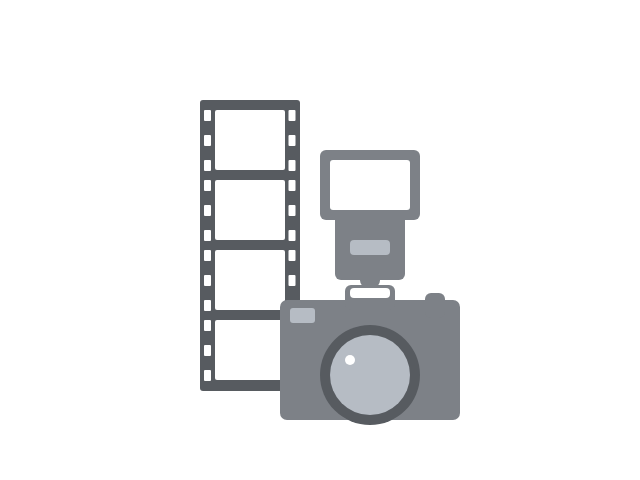
Frame 1 (no input)
Frame 60 (no input): identical to frame 1, image omitted
Frame 120 (the mouse pressed at the canvas centre since frame 60): identical to frame 1, image omitted

The p5.js sketch that drew this single still picture (run headless with seeded random() and noise() and a simulated clock; from frame 60 on, the mouse is pressed at the canvas centre):

// p5.js sketch
// ── sketch.js

    function setup() { 
	createCanvas(640, 480);
    var base = color(125, 129, 135);
    var lightParts = color(182, 188, 196);
    var darkParts = color(87, 91, 96);
    var white = color(256, 256, 256);    
	background("white");
	noStroke();
	
    //filmReel
    fill(darkParts);
    rect(200, 100, 100, 291, 3);
    fill(white);
    rect(215, 110, 70, 60, 2);
    rect(215, 180, 70, 60, 2); 
    rect(215, 250, 70, 60, 2); 
    rect(215, 320, 70, 60, 2);
    rect(204, 370, 7, 11, 1);
    rect(204, 345, 7, 11, 1);
    rect(204, 320, 7, 11, 1);
    //smallRectsleft    
    rect(204, 250, 7, 11, 1);
    rect(204, 275, 7, 11, 1);
    rect(204, 300, 7, 11, 1);
        
    rect(204, 230, 7, 11, 1);
    rect(204, 205, 7, 11, 1);
    rect(204, 180, 7, 11, 1);
        
    rect(204, 160, 7, 11, 1);
    rect(204, 135, 7, 11, 1);
    rect(204, 110, 7, 11, 1);
        
    //smallRectsRight      
    rect(288.5, 250, 7, 11, 1);
    rect(288.5, 275, 7, 11, 1);
    rect(288.5, 300, 7, 11, 1);
        
    rect(288.5, 230, 7, 11, 1);
    rect(288.5, 205, 7, 11, 1);
    rect(288.5, 180, 7, 11, 1);
        
    rect(288.5, 160, 7, 11, 1);
    rect(288.5, 135, 7, 11, 1);
    rect(288.5, 110, 7, 11, 1);
    
	// body 
	fill(base);
	rect(280, 300, 180, 120, 7);
    rect(345, 285, 50, 25, 6);    
    rect(425, 293, 20, 25, 6);
    rect(360, 273, 20, 15, 8);
    rect(335, 200, 70, 80, 6);
    rect(320, 150, 100, 70, 6);
    fill(white);
    rect(350, 288, 40, 10, 4);
    rect(330, 160, 80, 50, 3);
    fill(lightParts);
    rect(350, 240, 40, 15, 4);
        
    // lens 
	fill(darkParts);
	ellipse(370, 375, 100, 100);
    fill(lightParts);
    ellipse(370, 375, 80, 80);
    fill(white);
    ellipse(350, 360, 10, 10);  
        
    // bodyDetails 
	fill(lightParts);
	rect(290, 308, 25, 15, 3);   
        
    }
function draw() {
   

     
}

// ── hw2.html
<!DOCTYPE html>
<html>
<head>
    <title>Self Portrait</title>
    <meta charset="utf-8">
    <link href="style.css" rel="stylesheet" type="text/css">
</head>
<body>
  <h1> Self Portrait</h1>
    <ul>
        <li class="link"><a href="index.html">Home</a></li>
    </ul>
    <script src="p5.min.js"></script>
    <script src="sketch.js"></script>
    <p> By Alyona Perminova</p>
</body>
</html>

// ── style.css
body{
background-color: teal;
    font-family: monaco;
    font-size: 18px;
}

h1{
    text-align: center;
    color: white
}
p{
    text-align: center;
    color: darkslategray;
    background-color: cornsilk;
    padding: 7px;
}
a{
    color: antiquewhite;
}
